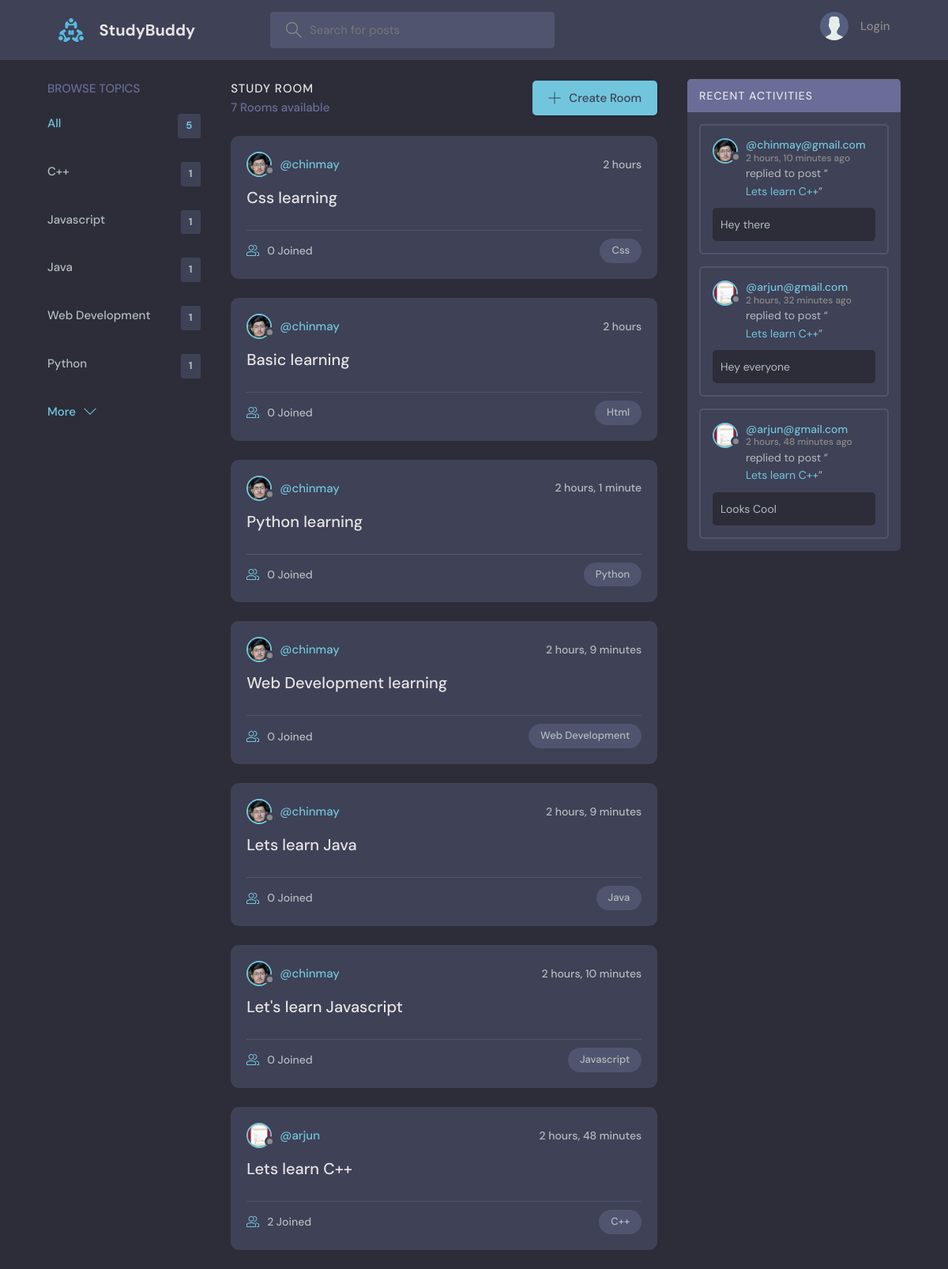
The page / on the database its author committed.
### base/models.py (models this page shows, shortened)
class Topic(models.Model):
    name = models.CharField(max_length=200)

class Room(models.Model):
    host = models.ForeignKey(User,on_delete=models.SET_NULL,null=True)
    topic = models.ForeignKey(Topic,on_delete=models.SET_NULL,null=True)
    name = models.CharField(max_length=200)
    description = models.TextField(null=True,blank=True)
    participants = models.ManyToManyField(User,related_name='participants',blank=True)
    updated = models.DateTimeField(auto_now=True)
    created = models.DateTimeField(auto_now_add=True)
    class Meta:
        ordering = ['-updated','-created']
    def __str__(self):
        return self.name

class User(AbstractUser):
      name = models.CharField(max_length=200,null=True)
      email = models.EmailField(unique=True,null=True)
      bio = models.TextField(null=True)
      avatar = models.ImageField(null=True, default="avatar.svg")
      USERNAME_FIELD = 'email'
      REQUIRED_FIELDS = []

class Message(models.Model):
    user = models.ForeignKey(User,on_delete=models.CASCADE)
    room = models.ForeignKey(Room,on_delete=models.CASCADE)
    body = models.TextField()
    updated = models.DateTimeField(auto_now=True)
    created = models.DateTimeField(auto_now_add=True)
    class Meta:
        ordering = ['-updated','-created']

### base/views.py (the view)
# urls.py: path('',views.home,name='home'),
def home(request):
    query = request.GET.get('q') or ''
    rooms = Room.objects.filter(
        Q(topic__name__icontains=query) |
        Q(name__icontains=query) |
        Q(description__icontains=query)
    )
    topics = Topic.objects.all()[0:5]
    room_messages = Message.objects.filter(Q(room__topic__name__icontains=query))
    context = {
        'rooms': rooms,
        'topics': topics,
        'room_count': rooms.count(),
        'room_messages': room_messages,
    }
    return render(request, 'base/home.html', context)

### base/templates/base/home.html (shortened to what this page needs)
{% extends 'main.html' %}
{% block content %}
    <main class="layout layout--3">
      <div class="container">
        {% include 'base/topics_component.html' %}
        <div class="roomList">
          <div class="roomList__header">
            <div>
              <h2>Study Room</h2>
              <p>{{room_count}} Rooms available</p>
            </div>
            <a class="btn btn--main" href="{% url 'create-room' %}">
              <svg version="1.1" xmlns="http://www.w3.org/2000/svg" width="32" height="32" viewBox="0 0 32 32">
                <title>add</title>
                <path
                  d="M16.943 0.943h-1.885v14.115h-14.115v1.885h14.115v14.115h1.885v-14.115h14.115v-1.885h-14.115v-14.115z"
                ></path>
              </svg>
              Create Room
            </a>
          </div>
          {% include 'base/feed_component.html' %}
        </div>
         {% include 'base/activity_component.html' %}
      </div>
    </main>
    {% endblock %}

### base/templates/base/topics_component.html
<div class="topics">
    <div class="topics__header">
      <h2>Browse Topics</h2>
    </div>
    <ul class="topics__list">
      <li>
        <a href="{% url 'home' %}" class="active">All <span>{{topics.count}}</span></a>
      </li>
      {% for topic in topics %}
      <li>
        <a href="{% url 'home' %}?q={{topic.name}}">{{topic.name}}<span>{{topic.room_set.all.count}}</span></a>
      </li>
      {% endfor %}
    </ul>
    <a class="btn btn--link" href="{% url 'topics' %}">
      More
      <svg version="1.1" xmlns="http://www.w3.org/2000/svg" width="32" height="32" viewBox="0 0 32 32">
        <title>chevron-down</title>
        <path d="M16 21l-13-13h-3l16 16 16-16h-3l-13 13z"></path>
      </svg>
    </a>
  </div>

### base/templates/base/feed_component.html (shortened to what this page needs)
{% for room in rooms %}
<div class="roomListRoom">
    <div class="roomListRoom__header">
      <a href="{% url 'user-profile' room.host.id %}" class="roomListRoom__author">
        <div class="avatar avatar--small">
          <img src="{{room.host.avatar.url}}" />
        </div>
        <span>@{{room.host.username}}</span>
      </a>
      <div class="roomListRoom__actions">
        <span>{{room.created|timesince}}</span>
      </div>
    </div>
    <div class="roomListRoom__content">
      <a href="{% url 'room' room.id %}">{{room.name}}</a>
    </div>
    <div class="roomListRoom__meta">
      <a href="{% url 'room' room.id %}" class="roomListRoom__joined">
       {{room.participants.all.count}} Joined
      </a>
      <p class="roomListRoom__topic">{{room.topic.name}}</p>
    </div>
  </div>
  {% endfor %}

### base/templates/base/activity_component.html (shortened to what this page needs)
<div class="activities">
    <div class="activities__header">
      <h2>Recent Activities</h2>
    </div>
    {% for message in room_messages %}
    <div class="activities__box">
      <div class="activities__boxHeader roomListRoom__header">
        <a href="{% url 'user-profile' message.user.id %}" class="roomListRoom__author">
          <div class="avatar avatar--small">
            <img src="{{message.user.avatar.url}}" />
          </div>
          <p>
            @{{message.user}}
            <span>{{message.created|timesince}} ago </span>
          </p>
        </a>
      </div>
      <div class="activities__boxContent">
        <p>replied to post “<a href="{% url 'room' message.room.id %}">{{message.room}}</a>”</p>
        <div class="activities__boxRoomContent">
          {{message.body}}
        </div>
      </div>
    </div>
    {% endfor %}
  </div>

### rows shown on the page
Topic: name "C++", room_set.all.count "1"
Topic: name "Javascript", room_set.all.count "1"
Topic: name "Java", room_set.all.count "1"
Topic: name "Web Development", room_set.all.count "1"
Topic: name "Python", room_set.all.count "1"
Room: host.avatar (picture), host.username "chinmay", created "2 hours", name "Css learning", participants.all.count "0", topic.name "Css"
Room: host.avatar (picture), host.username "chinmay", created "2 hours", name "Basic learning", participants.all.count "0", topic.name "Html"
Room: host.avatar (picture), host.username "chinmay", created "2 hours, 1 minute", name "Python learning", participants.all.count "0", topic.name "Python"
Room: host.avatar (picture), host.username "chinmay", created "2 hours, 9 minutes", name "Web Development learning", participants.all.count "0", topic.name "Web Development"
Room: host.avatar (picture), host.username "chinmay", created "2 hours, 9 minutes", name "Lets learn Java", participants.all.count "0", topic.name "Java"
Room: host.avatar (picture), host.username "chinmay", created "2 hours, 10 minutes", name "Let's learn Javascript", participants.all.count "0", topic.name "Javascript"
Room: host.avatar (picture), host.username "arjun", created "2 hours, 48 minutes", name "Lets learn C++", participants.all.count "2", topic.name "C++"
Message: user.avatar (picture), user "chinmay@gmail.com", created "2 hours, 10 minutes", room "Lets learn C++", body "Hey there"
Message: user.avatar (picture), user "arjun@gmail.com", created "2 hours, 32 minutes", room "Lets learn C++", body "Hey everyone"
Message: user.avatar (picture), user "arjun@gmail.com", created "2 hours, 48 minutes", room "Lets learn C++", body "Looks Cool"

### other values the page prints
{{ topics.count }} "5"
{{ room_count }} "7"
